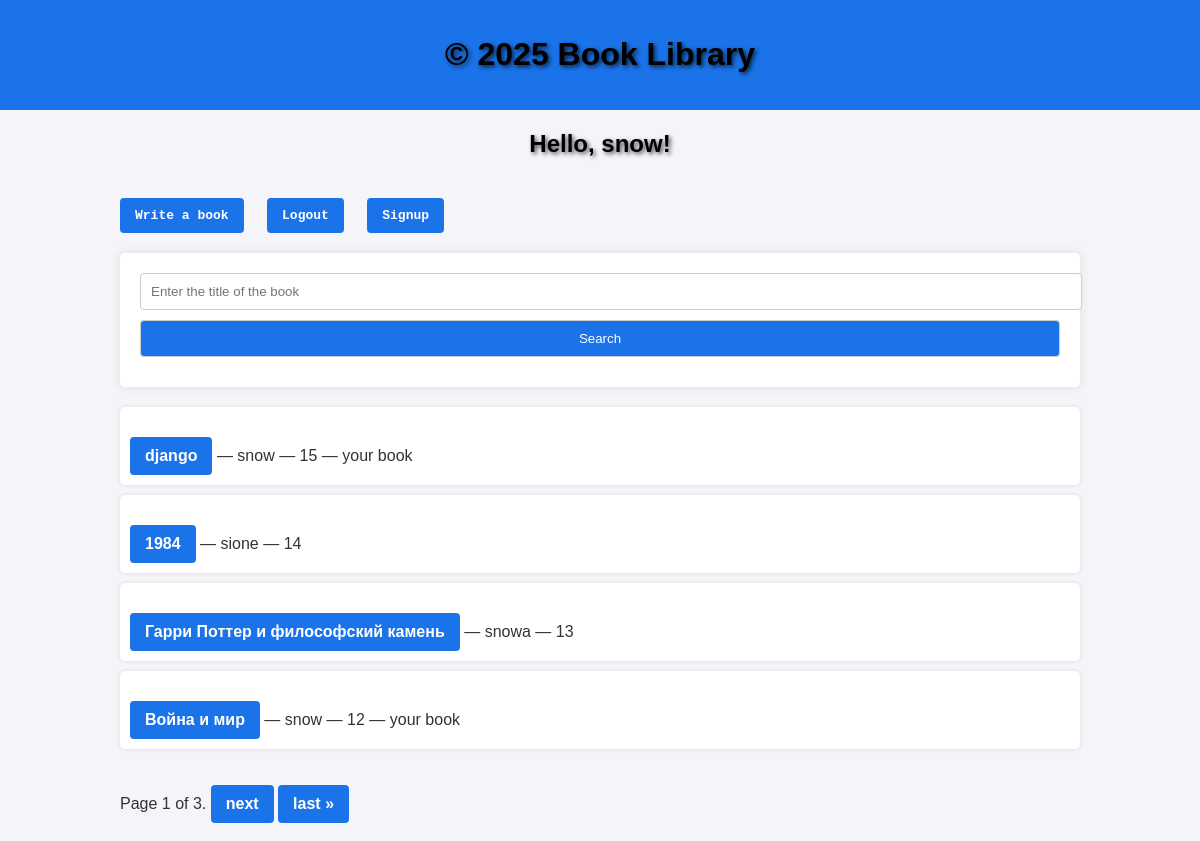
The app's page / (signed in) with its own data.
### books/models.py (models this page shows, shortened)
class Book(models.Model):
    title = models.CharField(max_length=100)
    description = models.TextField()
    user = models.ForeignKey(User, on_delete=models.CASCADE)  # Ссылка на пользователя (автора)

### books/views.py (the view)
# urls.py: path('', views.book_list, name='book_list'),
def book_list(request):
    query = request.GET.get('q')  # Получение поискового запроса
    books = Book.objects.all().order_by('-id')
    if query:
        books = books.filter(
            Q(title__icontains=query) | Q(description__icontains=query)
        )
    paginator = Paginator(books, 4)  # Пагинация на 4 книги
    page_number = request.GET.get('page')
    page_obj = paginator.get_page(page_number)
    return render(request, 'book_list.html', {'page_obj': page_obj, 'query': query})

### books/templates/book_list.html (shortened to what this page needs)
<!DOCTYPE html>
<html lang="en">
<head>
    {% load static %}
    <link rel="stylesheet" href="{% static 'css/styles.css' %}">
</head>
<body>
        <header>
            <h1>&copy; 2025 Book Library</h1>
        </header>
    <div class="container mt-5">
        {% if user.is_authenticated %}
            <h2 style="text-align: center;">Hello, {{ user.username }}!</h2>
            <pre><a href="http://127.0.0.1:8000/create/" class="btn btn-danger">Write a book</a>   <a href="http://127.0.0.1:8000/logout/" class="btn btn-danger">Logout</a>   <a href="http://127.0.0.1:8000/signup/" class="btn btn-danger">Signup</a></pre>
        {% else %}
            <h2 style="text-align: center;">Hello anonim, in order to write your books, you need to create an account or register</h2>
            <pre><a href="http://127.0.0.1:8000/login/" class="btn btn-danger">Login</a>   <a href="http://127.0.0.1:8000/signup/" class="btn btn-danger">Signup</a></pre>
        {% endif %}
    <form method="get" action="">
        <input
            type="text"
            name="q"
            placeholder="Enter the title of the book"
            value="{{ query|default:'' }}">
        <button type="submit">Search</button>
    </form>
    <ul>
        {% for book in page_obj %}
            <li>
                <strong><a href="{% url 'book_detail' book.id %}">{{ book.title }}</a></strong> — {{ book.user }} — {{ book.id }} {% if book.user == user %}— your book{% endif %}
            </li>
        {% empty %}
            <li>Books not found</li>
        {% endfor %}
    </ul>
        <div class="pagination">
            <span class="step-links">
                    <span class="current">
                        Page {{ page_obj.number }} of {{ page_obj.paginator.num_pages }}.
                    </span>
                {% if page_obj.has_next %}
                    <a href="?page={{ page_obj.next_page_number }}">next</a>
                    <a href="?page={{ page_obj.paginator.num_pages }}">last &raquo;</a>
                {% endif %}
            </span>
        </div>
    </div>
    <br>
</body>
</html>

### books/static/css/styles.css (style rules this page uses)
body { font-family: Arial, sans-serif; background-color: #f4f4f9; color: #333; margin: 0; padding: 0; }
h1, h2 { color: #000000; text-shadow: 2px 2px 4px rgba(0, 0, 0, 0.7); }
a { color: #1a73e8; text-decoration: none; }
header { background-color: #1a73e8; color: white; padding: 15px; text-align: center; }
.container { width: 80%; margin: 0 auto; }
form { background-color: white; padding: 20px; border-radius: 5px; box-shadow: 0 0 10px rgba(0, 0, 0, 0.1); margin: 20px 0; }
form input, form textarea, form button { width: 100%; padding: 10px; margin-bottom: 10px; border: 1px solid #ccc; border-radius: 4px; }
form button { background-color: #1a73e8; color: white; cursor: pointer; }
ul { list-style-type: none; padding: 0; }
ul li { background-color: white; margin: 10px 0; padding: 10px; border-radius: 5px; box-shadow: 0 0 5px rgba(0, 0, 0, 0.1); }
ul li a { font-weight: bold; }
.container a { display: inline-block; margin-top: 20px; background-color: #1a73e8; color: white; padding: 10px 15px; border-radius: 4px; text-decoration: none; font-weight: bold; }

### records on screen
Book: title "django", user "snow", id "15", shows "— your book"
Book: title "1984", user "sione", id "14"
Book: title "Гарри Поттер и философский камень", user "snowa", id "13"
Book: title "Война и мир", user "snow", id "12", shows "— your book"

### other values on screen
{{ user.username }} "snow"
{{ page_obj.number }} "1"
{{ page_obj.paginator.num_pages }} "3"
